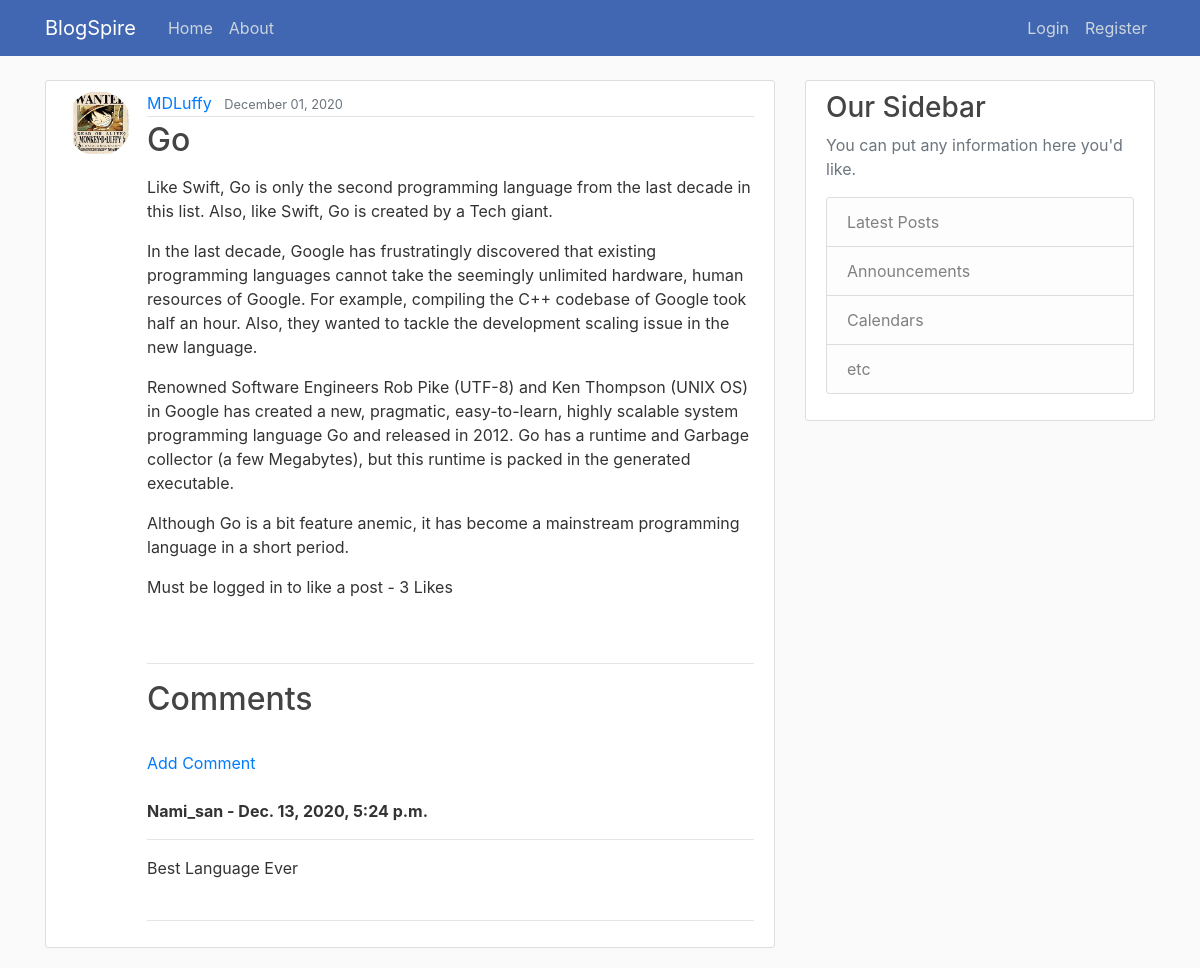
/post/16/, run on the app's committed database.
### blog/models.py (models this page shows, shortened)
class Post(models.Model):
    title = models.CharField(max_length=150)
    content = RichTextField(blank=True , null=True)
    date_posted = models.DateTimeField(default=timezone.now)
    author = models.ForeignKey(User, on_delete=models.CASCADE)
    likes = models.ManyToManyField(User, related_name='blog_posts')
    def total_likes(self):
        return self.likes.count()

class Comment(models.Model):
    post = models.ForeignKey(Post, related_name="comments" , on_delete=models.CASCADE) #delete all the comments to blog app if the post is deleted
    name = models.CharField(max_length = 255)
    body = models.TextField()
    date_added = models.DateTimeField(auto_now_add=True)

### users/models.py (models this page shows, shortened)
class Profile(models.Model): # add whatever you like the info about the author
    user = models.OneToOneField(User, on_delete=models.CASCADE)
    image = models.ImageField(default = 'default.jpg' , upload_to='profile_pics')

### blog/views.py (the view)
# urls.py: path('post/<int:pk>/', PostDetailView.as_view(), name = 'post-detail'),
class PostDetailView(DetailView):
    model = Post
    def get_context_data(self, *args,**kwargs):
        context = super(PostDetailView,self).get_context_data(*args,**kwargs)
        post_like = get_object_or_404(Post,id=self.kwargs['pk'])
        total_likes = post_like.total_likes()
        liked = False
        if post_like.likes.filter(id=self.request.user.id).exists():
            liked = True
        context["total_likes"] = total_likes
        context["liked"] = liked
        return context

### blog/templates/blog/post_detail.html (shortened to what this page needs)
{% extends "blog/base.html" %}
{% block content %}
<article class="media content-section">
    <img class="rounded-circle  article-img" src="{{ object.author.profile.image.url}}">
    <div class="media-body">
        <div class="article-metadata">
            <a class="mr-2" href="{% url 'user-posts' object.author.username %}">{{ object.author }}</a>
            <small class="text-muted">{{ object.date_posted|date:'F d, Y' }}</small>
        </div>
        <h2 class="article-title" >{{ object.title }}</h2>
        <p class="article-content">{{ object.content|safe }}</p>
     <form action="{% url 'like_post' post.pk %}" method="POST" >
        {% if user.is_authenticated %}
        {% if liked %}
        <button  class="fa fa-thumbs-o-down" value="{{ post.id }}" type="submit" name="post_id" >Unlike
        </button>
        {% else %}
        <button  class="fa fa-thumbs-o-up" value="{{ post.id }}" type="submit" name="post_id" >Like
        </button>
        {% endif %}
        {% else %}
        Must be logged in to like a post
        {% endif %}
        - {{ total_likes }} Likes
      </form>
      <br><br>
      <hr>
      <h2 > Comments </h2>
      <br>
        {% if not post.comments.all %}
            No Comments Yet ...<a href="{% url 'add_comment' post.pk %}"> Add one </a>
        {% else %}
        <a href="{% url 'add_comment' post.pk %}">Add Comment </a>
        <br><br>
        {%  for comment in  post.comments.all %}
        <strong> {{ comment.name }} -
        {{ comment.date_added }}</strong>
        <br><hr>
        {{ comment.body}}
        <br><br>
        {% endfor %}
        <hr>
{% endif%}
    </div>
</article>
{% endblock content %}

### blog/static/blog/main.css (style rules this page uses)
body { background: #fafafa; color: #333333; margin-top: 5rem; }
h1, h2, h3, h4, h5, h6 { color: #444444; }
.content-section { background: #ffffff; padding: 10px 20px; border: 1px solid #dddddd; border-radius: 3px; margin-bottom: 20px; }
.article-title { color: #444444; }
.article-content { white-space: pre-line; }
.article-img { height: 65px; width: 65px; margin-right: 16px; }
.article-metadata { padding-bottom: 1px; margin-bottom: 4px; border-bottom: 1px solid #e3e3e3 }

### data on the page
Post: author.profile.image (picture), author "MDLuffy", date_posted "December 01, 2020", title "Go", content "Like Swift, Go is only the second programming language from the last decade in this list. Also, like Swift, Go is created by a Tech giant. In the last decade, Google has frustratingly discovered that existing programming languages cannot take the seemingly unlimited hardware, human resources of Google. For example, compiling the C++ codebase of Google took half an hour. Also, they wanted to tackle the development scaling issue in the new language. Renowned Software Engineers Rob Pike (UTF-8) and Ken Thompson (UNIX OS) in Google has created a new, pragmatic, easy-to-learn, highly scalable system programming language Go and released in 2012. Go has a runtime and Garbage collector (a few…"
Comment: name "Nami_san", date_added "Dec. 13, 2020, 5:24 p.m.", body "Best Language Ever"

### other printed values
{{ total_likes }} "3"
